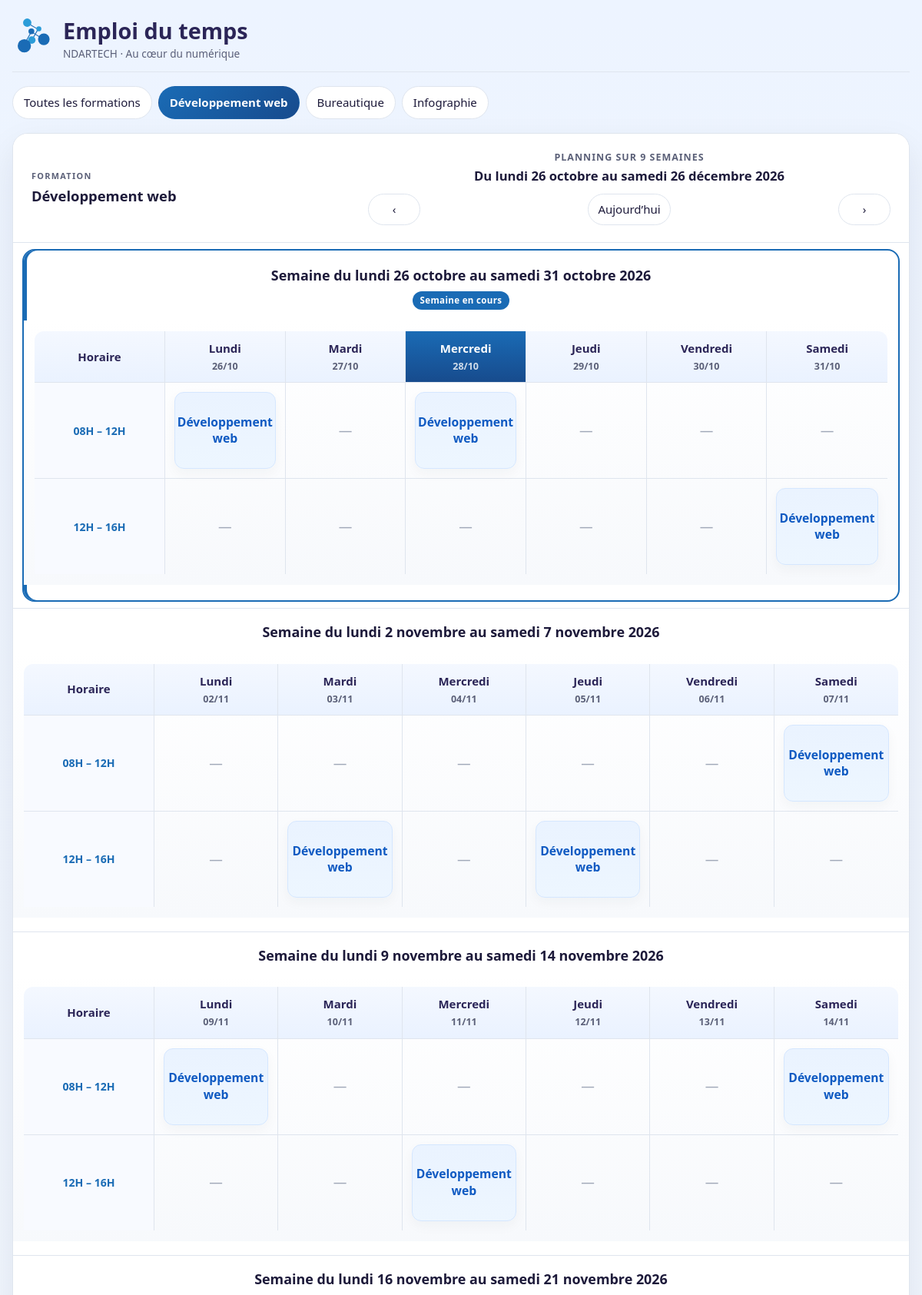
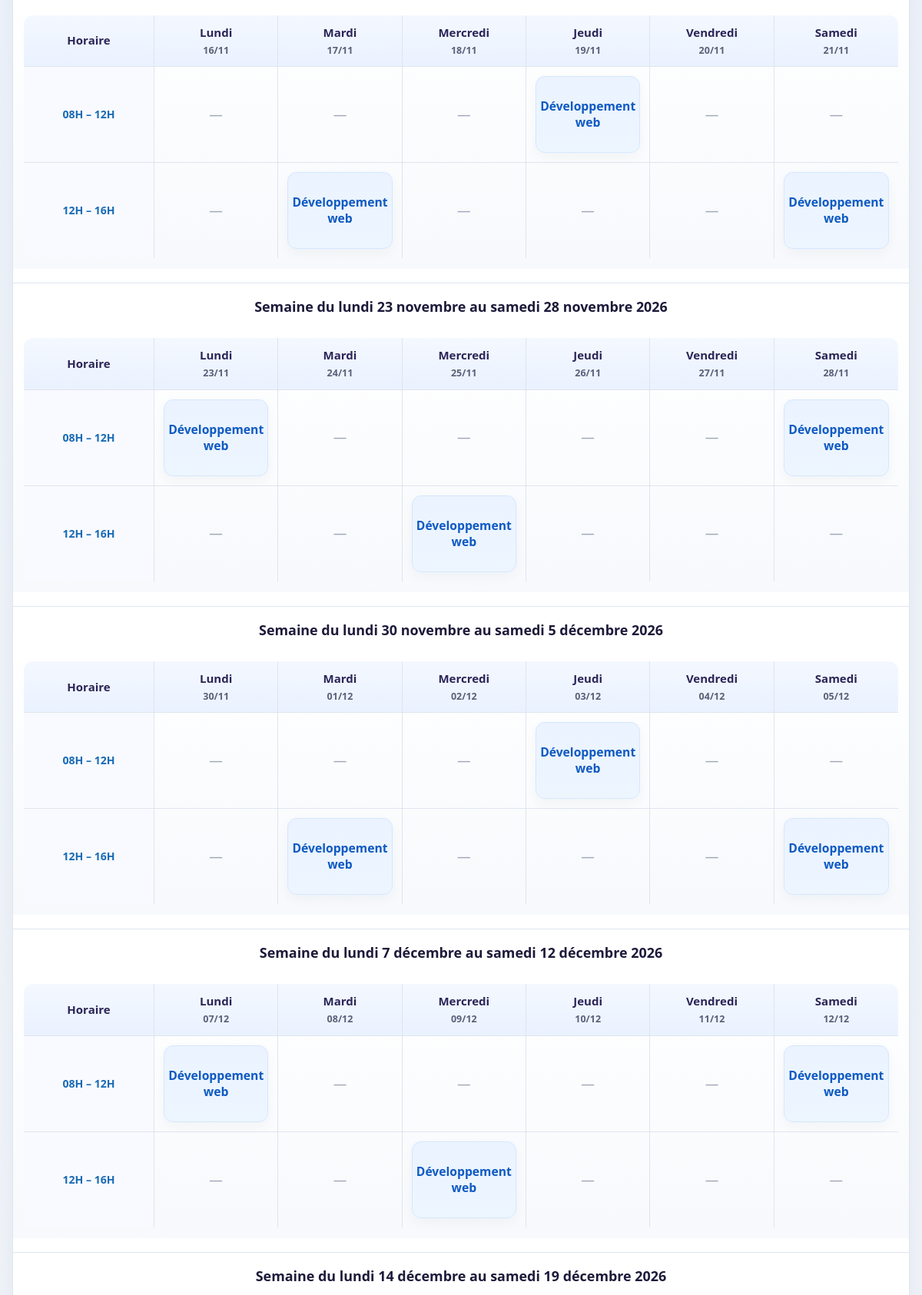
The page / (upper part) on the database its author committed (2 pictures, top to bottom).
### tables this page shows
CREATE TABLE courses(id INTEGER PRIMARY KEY, formation INTEGER NOT NULL, day TEXT NOT NULL, hs TEXT NOT NULL, he TEXT NOT NULL, title TEXT NOT NULL, room TEXT NOT NULL DEFAULT '');

### public/index.php (the view, shortened to what this page needs)
<?php
require __DIR__ . '/../app/bootstrap.php';
$f = (int)($_GET['f'] ?? 1); if ($f !== 0 && !isset(FORMS[$f])) $f = 1;
$defaultWeek = (int)date('N') >= 6 ? addd(monday(), 7) : monday();
$w = monday($_GET['w'] ?? $defaultWeek);
$weekCount = 9;
$lastWeek = addd($w, ($weekCount - 1) * 7);
$end = addd($lastWeek, 5);
$sql = 'SELECT formation,day,hs,he,title,room FROM courses WHERE day BETWEEN ? AND ?';
if ($f !== 0) $sql .= ' AND formation=?';
$sql .= ' ORDER BY day,hs,formation';
$q = db()->prepare($sql);
$q->execute($f === 0 ? [$w, $end] : [$w, $end, $f]);
$validationQuery = db()->prepare('SELECT formation,day,hs,he,title,room FROM courses WHERE day BETWEEN ? AND ?');
$validationQuery->execute([$w, $end]);
$weeks = [];
for ($i = 0; $i < $weekCount; $i++) {
    $week = addd($w, $i * 7);
    $weeks[$week] = ['by' => [], 'slots' => [], 'note' => ''];
}
foreach ($q as $r) {
    $week = monday($r['day']);
    $slot = $r['hs'] . '-' . $r['he'];
    $weeks[$week]['by'][$slot][$r['day']][] = $r;
    $weeks[$week]['slots'][$slot] = ['hs' => $r['hs'], 'he' => $r['he']];
}
$url = fn(int $ff, string $ww) => h('?f=' . $ff . '&w=' . $ww);
$today = date('Y-m-d');
$weekShortcut = (int)date('N') >= 6 ? 'Semaine prochaine' : 'Aujourd’hui';
head('Emploi du temps');
echo '<nav class="tabs">';
echo '<a class="tab' . ($f === 0 ? ' on' : '') . '" href="' . $url(0, $w) . '">Toutes les formations</a>';
foreach (FORMS as $id => [$name, $c]) echo '<a class="tab ' . $c . ($id === $f ? ' on' : '') . '" href="' . $url($id, $w) . '">' . h($name) . '</a>';
echo '</nav>';
echo '<div class="schedule-shell' . ($f === 0 ? ' all-forms' : ' ' . h(FORMS[$f][1])) . '">';
echo '<div class="schedule-header"><div class="week-meta"><span class="meta-label">' . ($f === 0 ? 'Vue générale' : 'Formation') . '</span><h2>' . h($f === 0 ? 'Toutes les formations' : FORMS[$f][0]) . '</h2></div><div class="week-range"><strong class="period-label"><span class="period-title">Planning sur ' . $weekCount . ' semaines</span><span class="period-dates">' . h(schedule_period_label($w, $end)) . '</span></strong><a class="ic period-prev" href="' . $url($f, addd($w, -$weekCount * 7)) . '" aria-label="Période précédente">‹</a><a class="ic period-next" href="' . $url($f, addd($w, $weekCount * 7)) . '" aria-label="Période suivante">›</a><a class="ic period-today" href="' . $url($f, $defaultWeek) . '">' . $weekShortcut . '</a></div></div>';
$formatTime = static fn(string $time): string => substr($time, 0, 2) . 'H' . (substr($time, 3, 2) === '00' ? '' : substr($time, 3, 2));
foreach ($weeks as $week => $data) {
    $slots = $data['slots'];
    uasort($slots, static fn(array $a, array $b): int => [$a['hs'], $a['he']] <=> [$b['hs'], $b['he']]);
    $isCurrentWeek = $week === monday();
    echo '<section class="schedule-week' . ($isCurrentWeek ? ' current-week' : '') . '"><h3 class="schedule-week-heading"><span>' . h(schedule_week_label($week)) . '</span>'
        . ($isCurrentWeek ? '<span class="current-week-badge">Semaine en cours</span>' : '') . '</h3>';
    echo '<div class="schedule-table-wrap"><table class="schedule-table"><thead><tr><th scope="col">Horaire</th>';
    foreach (DAYS as $i => $name) {
        $d = addd($week, $i);
        echo '<th scope="col"' . ($d === $today ? ' class="today"' : '') . '><span>' . $name . '</span><small>' . fd($d) . '</small></th>';
    }
    echo '</tr></thead><tbody>';
    foreach ($slots as $key => $slot) {
        echo '<tr><th scope="row" class="time-cell">' . h($formatTime($slot['hs']) . ' – ' . $formatTime($slot['he'])) . '</th>';
        foreach (DAYS as $i => $_) {
            $d = addd($week, $i);
            echo '<td>';
            if (empty($data['by'][$key][$d])) echo '<span class="no-course" aria-label="Aucun cours">—</span>';
            else foreach ($data['by'][$key][$d] as $course) {
                $formationName = FORMS[(int)$course['formation']][0];
                echo '<article class="session session-' . ((int)$course['formation'] - 1) . '" aria-label="Cours programmé : ' . h($formationName) . '"><span class="session-title">' . h($formationName) . '</span></article>';
            }
            echo '</td>';
        }
        echo '</tr>';
    }
    echo '</tbody></table></div><div class="schedule-mobile">';
    for ($i = 0; $i < count(DAYS); $i++) {
        $day = addd($week, $i);
        $dayCourses = [];
        foreach ($data['by'] as $coursesBySlot) {
            foreach ($coursesBySlot[$day] ?? [] as $course) $dayCourses[] = $course;
        }
        usort($dayCourses, static fn(array $a, array $b): int => [$a['hs'], $a['formation']] <=> [$b['hs'], $b['formation']]);
        echo '<section class="schedule-day-card"><h4>' . DAYS[$i] . ' <time datetime="' . h($day) . '">' . fd($day) . '</time></h4>';
        if (!$dayCourses) echo '<p class="schedule-day-empty">Aucun cours prévu</p>';
        foreach ($dayCourses as $course) {
            $formationName = FORMS[(int)$course['formation']][0];
            echo '<article class="mobile-session session-' . ((int)$course['formation'] - 1) . '"><time>' . h($formatTime($course['hs']) . ' – ' . $formatTime($course['he'])) . '</time><span>' . h($formationName) . '</span></article>';
        }
        echo '</section>';
    }
    echo '</div></section>';
}
echo '</div>';
foot();

### app/bootstrap.php (shortened to what this page needs)
<?php
function db(): PDO {
    static $p = null;
    if (!$p) {
        $dir = __DIR__ . '/../data';
        $p = new PDO('sqlite:' . $dir . '/edt.sqlite', null, null, [PDO::ATTR_ERRMODE => PDO::ERRMODE_EXCEPTION, PDO::ATTR_DEFAULT_FETCH_MODE => PDO::FETCH_ASSOC]);
        $p->exec("CREATE TABLE IF NOT EXISTS users(id INTEGER PRIMARY KEY, email TEXT UNIQUE NOT NULL, hash TEXT NOT NULL);
            CREATE TABLE IF NOT EXISTS courses(id INTEGER PRIMARY KEY, formation INTEGER NOT NULL, day TEXT NOT NULL, hs TEXT NOT NULL, he TEXT NOT NULL, title TEXT NOT NULL, room TEXT NOT NULL DEFAULT '');
            CREATE INDEX IF NOT EXISTS i_courses ON courses(formation, day);
            CREATE TABLE IF NOT EXISTS notes(week TEXT PRIMARY KEY, text TEXT NOT NULL);
            CREATE TABLE IF NOT EXISTS snapshots(id INTEGER PRIMARY KEY, created_at TEXT NOT NULL, action TEXT NOT NULL, payload TEXT NOT NULL);
            CREATE TABLE IF NOT EXISTS attempts(ip TEXT NOT NULL, at INTEGER NOT NULL);");
    }
    return $p;
}
function h($s): string { return htmlspecialchars((string)$s, ENT_QUOTES, 'UTF-8'); }
function monday(?string $d = null): string {
    $t = ($d && preg_match('/^\d{4}-\d{2}-\d{2}$/', $d)) ? strtotime($d) : false;
    return date('Y-m-d', strtotime('monday this week', $t === false ? time() : $t));
}
function addd(string $d, int $n): string { return date('Y-m-d', strtotime("$d $n days")); }
function fd(string $d): string { return date('d/m', strtotime($d)); }
function schedule_date_label(DateTimeImmutable $date, string $weekday): string {
    $months = [1 => 'janvier', 'février', 'mars', 'avril', 'mai', 'juin', 'juillet', 'août', 'septembre', 'octobre', 'novembre', 'décembre'];
    return $weekday . ' ' . (int)$date->format('j') . ' ' . $months[(int)$date->format('n')];
}
function schedule_week_label(string $week): string {
    $start = new DateTimeImmutable($week);
    $end = $start->modify('+5 days');
    $startLabel = schedule_date_label($start, 'lundi');
    $endLabel = schedule_date_label($end, 'samedi');
    return 'Semaine du ' . $startLabel . ' au ' . $endLabel . ' ' . $end->format('Y');
}
function schedule_period_label(string $start, string $end): string {
    $startDate = new DateTimeImmutable($start);
    $endDate = new DateTimeImmutable($end);
    $startLabel = schedule_date_label($startDate, 'lundi');
    $endLabel = schedule_date_label($endDate, 'samedi');
    return 'Du ' . $startLabel . ' au ' . $endLabel . ' ' . $endDate->format('Y');
}
function validate_manual_schedule(array $courses): array {
    foreach ($courses as $course) {
        $end = (string)($course['he'] ?? '');
    }
    return array_values(array_unique($errors ?? []));
}
function head(string $title): void {
    echo '<!doctype html><html lang="fr"><head><meta charset="utf-8"><meta name="viewport" content="width=device-width,initial-scale=1"><title>' . h($title) . ' — NDARTECH</title><link rel="stylesheet" href="style.css?v=20261027-3"></head><body><div class="wrap"><header>'
        . '<svg width="54" height="54" viewBox="0 0 100 100" aria-hidden="true"><path d="M38 14L62 28M46 34L75 52M46 34L30 62M62 28L46 56" fill="none" stroke="#1A6BB5" stroke-width="2"/><circle cx="36" cy="12" r="10" fill="#2B9CD8"/><circle cx="64" cy="27" r="6" fill="#2B9CD8"/><circle cx="47" cy="54" r="9" fill="#2B9CD8"/><circle cx="46" cy="33" r="7" fill="#1A6BB5"/><circle cx="76" cy="52" r="14" fill="#1A6BB5"/><circle cx="29" cy="68" r="16" fill="#1A6BB5"/></svg>'
        . '<div><h1>' . h($title) . '</h1><div class="sub">NDARTECH · Au cœur du numérique</div></div></header>';
}
function foot(string $js = ''): void { echo '</div>' . ($js ? '<script src="' . $js . '"></script>' : '') . '</body></html>'; }

### rows shown on the page
courses: formation "Développement web"
courses: formation "Développement web"
courses: formation "Développement web"
courses: formation "Développement web"
courses: formation "Développement web"
courses: formation "Développement web"
courses: formation "Développement web"
courses: formation "Développement web"
courses: formation "Développement web"
courses: formation "Développement web"
courses: formation "Développement web"
courses: formation "Développement web"
courses: formation "Développement web"
courses: formation "Développement web"
courses: formation "Développement web"
courses: formation "Développement web"
courses: formation "Développement web"
courses: formation "Développement web"
courses: formation "Développement web"
courses: formation "Développement web"
courses: formation "Développement web"

### other values the page prints
$title "Emploi du temps"
$name "Développement web"
$name "Bureautique"
$name "Infographie"
$f === 0 ? 'Toutes les formations' : FORMS[$f][0] "Développement web"
$weekCount "9"
schedule_period_label($w, $end) "Du lundi 26 octobre au samedi 26 décembre 2026"
schedule_week_label($week) "Semaine du lundi 26 octobre au samedi 31 octobre 2026"
$name "Lundi"
fd($d) "26/10"
$name "Mardi"
fd($d) "27/10"
$name "Mercredi"
fd($d) "28/10"
$name "Jeudi"
